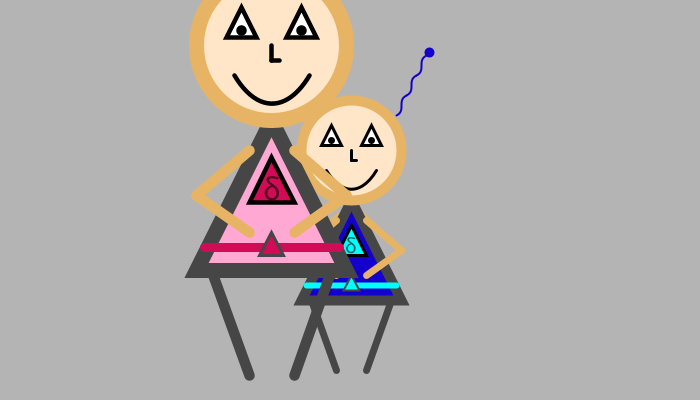
Frame 1 (no input)
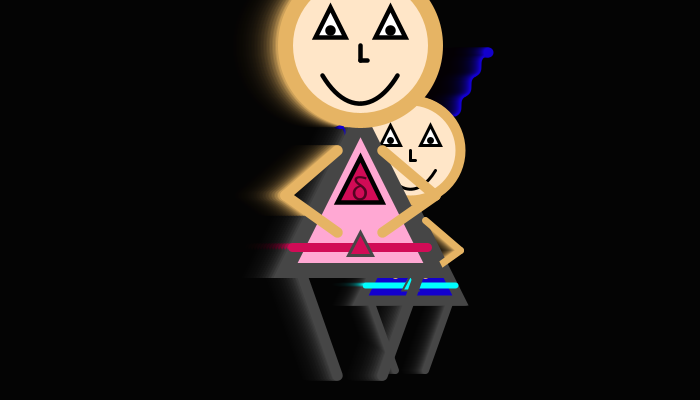
Frame 60 (the mouse pressed at the canvas centre just before this capture)
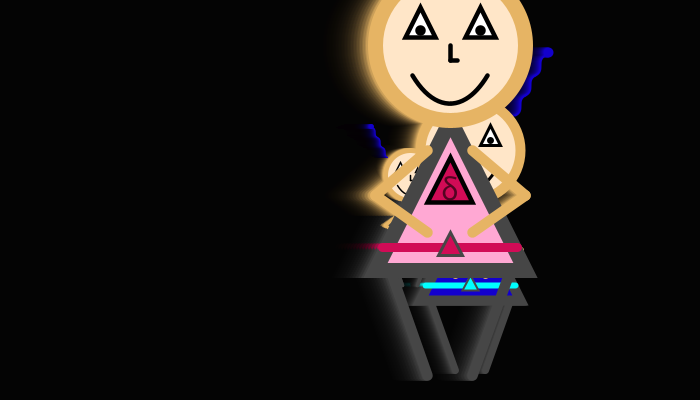
Frame 120 (the mouse held since frame 60 and released just before this capture)

The Processing sketch that drew these frames (run headless with seeded random() and noise(); from frame 60 on, the mouse is pressed at the canvas centre):

// Processing sketch: A8_Q1_Starter
// ── A8_Q1_Starter.pde
// Don't change the code below.
// The code below will not work until you create Hero class in the 'classes' tab.

Hero h1, h2, h3;
void setup() {
  size(700, 400);
  //initialize her character
  h1 = new Hero(width / 2, height / 2, 0.5); //x,y,scale
  h1.speedX = 0.5;
  h2 = new Hero();  //use default values 
  h3 = new Hero(270, 120, 1.5, 1.5, 0, color(255, 168, 211), color(209, 11, 86));
}
void draw() { 
  //instead of background(0), we use this tansparent rectangle to give the illusion of a trail for the objects!
  rectMode(CORNER); 
  noStroke();
  fill(0, 30); 
  rect(0, 0, width, height); 
  
  //move and display hero characters
  h1.move();     
  h2.move();    
  h3.move();
  h1.display();    
  h2.display();    
  h3.display();
}

// ── classes.pde
//REQ: create a Hero class with the specs mentioned in the assignment document.
class Hero {
  final float bodyHeight = 100;
  final float headRadius = 50;
  
  float x, y;
  float scale;
  float speedX, speedY;
  color torsoColor, beltColor;
  
  final color torsoStrokeColor = color(70);
  final color skinStrokeColor = color(230, 180, 100);
  final color eyesStrokeColor = color(0);
  
  Hero() {
    x = width / 2;
    y = height / 2;
    scale = 1;
    speedX = 1;
    speedY = 0;
    torsoColor = color(19, 0, 205);
    beltColor = color(0, 255, 255);
  }
  
  Hero(float x1, float y1, float scale1) {
    x = x1;
    y = y1;
    scale = scale1;
    
    speedX = 1;
    speedY = 0;
    torsoColor = color(19, 0, 205);
    beltColor = color(0, 255, 255);
  }
  
  Hero(float x1, float y1, float scale1, float sx, float sy, color torsoClr, color beltClr) {
    x = x1;
    y = y1;
    scale = scale1;
    speedX = sx;
    speedY = sy;
    torsoColor = torsoClr;
    beltColor = beltClr;
  }
  
  void move() {
    x += speedX;
    if (x < scale) {
      x = width - scale;
    } else if (x > (width - scale)) {
      x = scale;
    }
    
    y += speedY;
    if (y < scale) {
      y = height - scale;
    } else if (y > (height - scale)) {
      y = scale;
    }
  }
  
  void display() {
    pushMatrix();
    
    translate(x, y);
    scale(scale);
    
    fill(torsoColor);
    stroke(torsoStrokeColor);
    triangle(0,
             0, 
             -(bodyHeight / 2),
             bodyHeight,
             (bodyHeight / 2),
             bodyHeight);
             
    fill(255, 230, 200);
    stroke(skinStrokeColor);
    ellipse(0,
            -headRadius,
            headRadius * 2,
            headRadius * 2);

    //left arm
    strokeWeight(7);
    line(-15,
         20,
         -50,
         50);
    line(-50, 
         50, 
         -15,
         75);

    //right arm
    line(15,
         20,
         50,
         50);
    line(50, 
         50, 
         15,
         75);

    //belt
    stroke(beltColor);
    strokeWeight(6);
    strokeCap(ROUND);
    line(-45,
         85,
         45,
         85);

    //buckle
    stroke(torsoStrokeColor);
    strokeWeight(2);
    fill(beltColor);
    triangle(0,
             75,
             -8,
             90,
             8,
             90);

    //legs
    strokeWeight(7);
    line(-40,
         bodyHeight,
         -15, 
         (bodyHeight * 2 - 30));
    line(40,
         bodyHeight,
         15,
         (bodyHeight * 2 - 30));

    //eyes
    stroke(eyesStrokeColor);
    strokeWeight(3);
    fill(255);
    triangle(-20,
             -75,
             -30,
             -55,
             -10,
             -55);
    triangle(20,
             -75,
             10,
             -55,
             30,
             -55);

    //pupils
    strokeWeight(7);
    point(-20, -60);
    point(20, -60);
    
    //nose
    strokeWeight(3);
    line(0, -50, 0, -40);
    line(0, -40, 5, -40);

    //smile
    noFill();
    bezier(-25,
           -30,
           -10,
           -5,
           10,
           -5,
           25,
           -30);

    //logo
    fill(beltColor);
    triangle(0,
             25,
             -15,
             55,
             15,
             55);
    blendMode(MULTIPLY);
    fill(100);
    textSize(22);
    textAlign(CENTER, CENTER);
    text("δ", -1, 45);
    blendMode(BLEND);

    //hair
    stroke(torsoColor);
    int hairWaveCoefficient = 10;
    int hairSegmentHeight = 20;
    int xStart1 = -45;
    int yStart1 = -85;
    int xEnd1 = xStart1 - (hairSegmentHeight / 2);
    int yEnd1 = yStart1 - hairSegmentHeight;
    int xEnd2 = xEnd1 - (hairSegmentHeight / 2);
    int yEnd2 = yEnd1 - hairSegmentHeight;
    int xEnd3 = xEnd2 - (hairSegmentHeight / 2);
    int yEnd3 = yEnd2 - hairSegmentHeight;
    noFill();
    strokeWeight(2);
    bezier(
    /* x1 */ xStart1,
    /* y1 */ yStart1,
    /* cx1 */ xStart1 - hairWaveCoefficient,
    /* cy1 */ yStart1 - (hairWaveCoefficient / 2),
    /* cx2 */ xEnd1 + hairWaveCoefficient,
    /* cy2 */ yEnd1 + (hairWaveCoefficient / 2),
    /* x2 */ xEnd1,
    /* y2 */ yEnd1);
    bezier(
    /* x1 */ xEnd1,
    /* y1 */ yEnd1,
    /* cx1 */ xEnd1 - hairWaveCoefficient,
    /* cy1 */ yEnd1 - (hairWaveCoefficient / 2),
    /* cx2 */ xEnd2 + hairWaveCoefficient,
    /* cy2 */ yEnd2 + (hairWaveCoefficient / 2),
    /* x2 */ xEnd2,
    /* y2 */ yEnd2);
    bezier(
    /* x1 */ xEnd2,
    /* y1 */ yEnd2,
    /* cx1 */ xEnd2 - hairWaveCoefficient,
    /* cy1 */ yEnd2 - (hairWaveCoefficient / 2),
    /* cx2 */ xEnd3 + hairWaveCoefficient,
    /* cy2 */ yEnd3 + (hairWaveCoefficient / 2),
    /* x2 */ xEnd3,
    /* y2 */ yEnd3);
    strokeWeight(10);
    point(xEnd2 - (hairSegmentHeight / 2) - 3,
    yEnd2 - hairSegmentHeight - 3);
    
    strokeWeight(2);
    int xStart1R = 45;
    int yStart1R = -85;
    int xEnd1R = xStart1R + (hairSegmentHeight / 2);
    int yEnd1R = yStart1R - hairSegmentHeight;
    int xEnd2R = xEnd1R + (hairSegmentHeight / 2);
    int yEnd2R = yEnd1R - hairSegmentHeight;
    int xEnd3R = xEnd2R + (hairSegmentHeight / 2);
    int yEnd3R = yEnd2R - hairSegmentHeight;
    bezier(
    /* x1 */ xStart1R,
    /* y1 */ yStart1R,
    /* cx1 */ xStart1R + hairWaveCoefficient,
    /* cy1 */ yStart1R - (hairWaveCoefficient / 2),
    /* cx2 */ xEnd1R - hairWaveCoefficient,
    /* cy2 */ yEnd1R + (hairWaveCoefficient / 2),
    /* x2 */ xEnd1R,
    /* y2 */ yEnd1R);
    bezier(
    /* x1 */ xEnd1R,
    /* y1 */ yEnd1R,
    /* cx1 */ xEnd1R + hairWaveCoefficient,
    /* cy1 */ yEnd1R - (hairWaveCoefficient / 2),
    /* cx2 */ xEnd2R - hairWaveCoefficient,
    /* cy2 */ yEnd2R + (hairWaveCoefficient / 2),
    /* x2 */ xEnd2R,
    /* y2 */ yEnd2R);
    bezier(
    /* x1 */ xEnd2R,
    /* y1 */ yEnd2R,
    /* cx1 */ xEnd2R + hairWaveCoefficient,
    /* cy1 */ yEnd2R - (hairWaveCoefficient / 2),
    /* cx2 */ xEnd3R - hairWaveCoefficient,
    /* cy2 */ yEnd3R + (hairWaveCoefficient / 2),
    /* x2 */ xEnd3R,
    /* y2 */ yEnd3R);
    strokeWeight(10);
    point(xEnd2R + (hairSegmentHeight / 2) + 3,
    yEnd2R - hairSegmentHeight - 3);
    
    popMatrix();
  }
}
